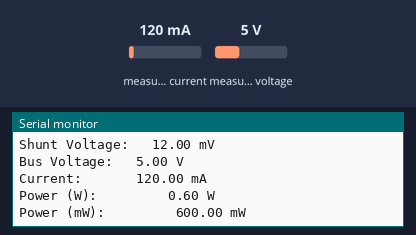
Simulated run of this sketch. Board: Arduino Uno, built with avr-gcc and run on an emulated ATmega328P. Parts: the last lines printed to the serial monitor. Inputs (shaded band) come from the test bench; at power-on: measured current 120 mA, measured voltage 5 V.

Above: at 1.2 s.
1.3 s: measured current set to 40 mA
At 3.1 s:
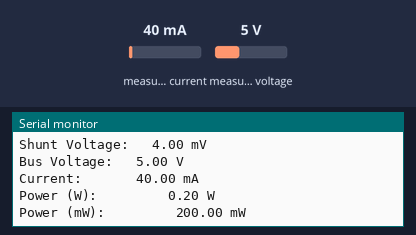
3.5 s: measured voltage set to 0.3 V
At 4.8 s:
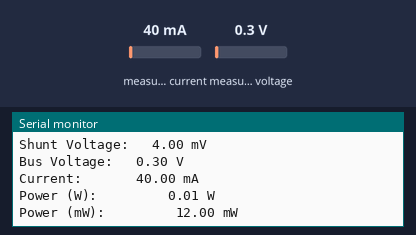
5.7 s: measured current set to 500 mA
At 7.6 s:
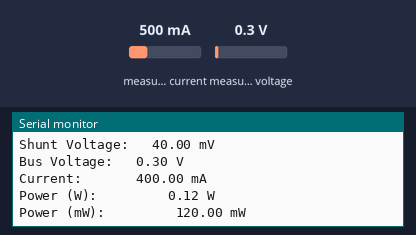
Timing chart, 0 to 9.1 s (numbered marks = the images above; inputs shaded):
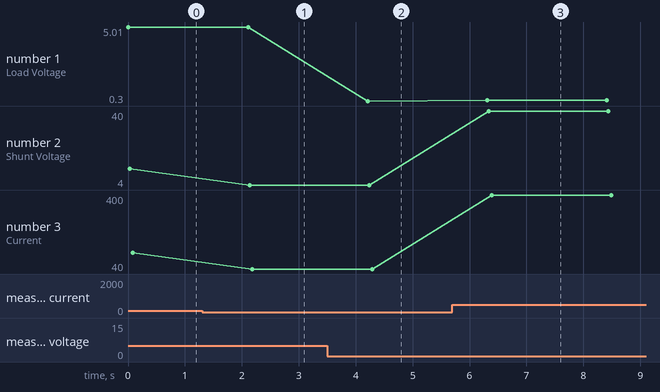

Measured:
- after the input at 1.3 s, the serial monitor: prints a new line after 0.81 s (image 1)
- after the input at 3.5 s, the serial monitor: prints a new line after 0.71 s (image 2)
- after the input at 5.7 s, the serial monitor: prints a new line after 0.61 s (image 3)
- plotted number 1: 5 → 0.3 after the input at 3.5 s, 0.3 → 0.34 after the input at 5.7 s
- plotted number 2: 12 → 4 after the input at 1.3 s
- plotted number 3: 120 → 40 after the input at 1.3 s, 40 → 400 after the input at 5.7 s

The sketch:

MEDIDOR.ino
```cpp
#include <Wire.h>
#include <Adafruit_INA219.h> // You will need to download this library

Adafruit_INA219 sensor219; // Declare and instance of INA219


  float shunt_voltage = 0;
  float bus_voltage = 0;
  float current = 0; // Measure in milli amps
  float power = 0; //em watts
  float load_voltage = 0;
  float power_mw = 0; //em mW


void leituras_INA219();

void setup(void)
{

  Serial.begin(9600);
  sensor219.begin();
  // By default the initialization will use the largest range (32V, 2A).  However
  // you can call a setCalibration function to change this range (see comments).
  // To use a slightly lower 32V, 1A range (higher precision on amps):
  //ina219.setCalibration_32V_1A();
  // Or to use a lower 16V, 400mA range (higher precision on volts and amps):
  sensor219.setCalibration_16V_400mA();

}

void loop(void)
{

leituras_INA219();

}

void leituras_INA219(){

  bus_voltage = sensor219.getBusVoltage_V();
  current = sensor219.getCurrent_mA();
  shunt_voltage = sensor219.getShuntVoltage_mV();
  load_voltage = bus_voltage + (shunt_voltage / 1000);
  power = bus_voltage * (current/1000); // Calculate the Power em watts
  power_mw = bus_voltage * current; // Calculate the Power in mW


  Serial.print("Load Voltage:   ");
  Serial.print(load_voltage);
  Serial.println(" V");

  Serial.print("Shunt Voltage:   ");
  Serial.print(shunt_voltage);
  Serial.println(" mV");

  Serial.print("Bus Voltage:   ");
  Serial.print(bus_voltage);
  Serial.println(" V");

  Serial.print("Current:       ");
  Serial.print(current);
  Serial.println(" mA");

  Serial.print("Power (W):         ");
  Serial.print(power);
  Serial.println(" W");

  Serial.print("Power (mW):         ");
  Serial.print(power_mw);
  Serial.println(" mW");

  Serial.println("");

  delay(2000);


  }
```
